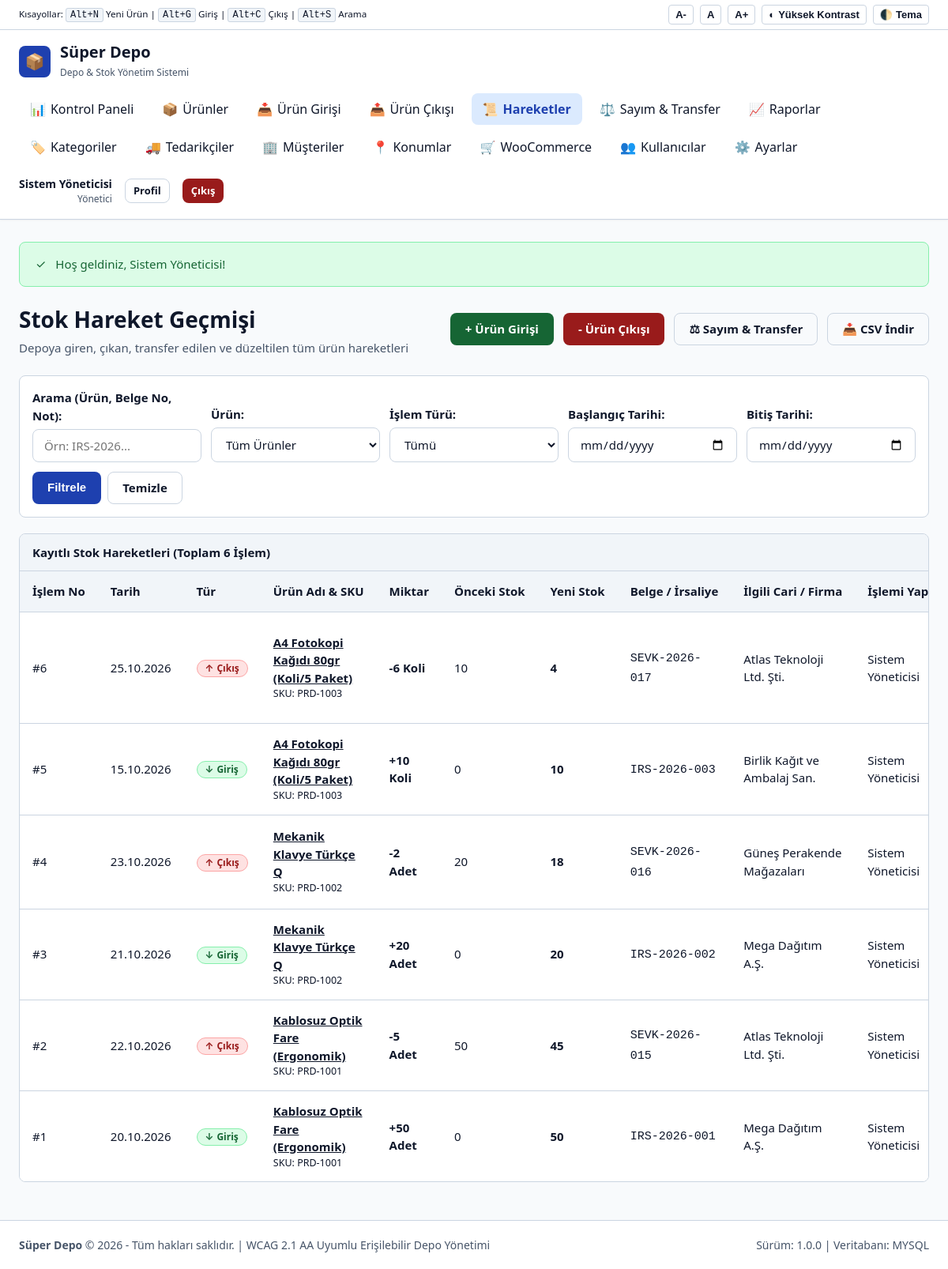
Page /stock-movements.php (signed in) on the committed database.
### tables this page shows
CREATE TABLE stock_movements (
    id INT AUTO_INCREMENT PRIMARY KEY,
    product_id INT NOT NULL,
    movement_type ENUM('in', 'out', 'transfer', 'adjustment') NOT NULL,
    quantity DECIMAL(12, 2) NOT NULL,
    unit_price DECIMAL(12, 2) NOT NULL DEFAULT 0.00,
    previous_stock DECIMAL(12, 2) NOT NULL DEFAULT 0.00,
    current_stock DECIMAL(12, 2) NOT NULL DEFAULT 0.00,
    reference_no VARCHAR(100) NULL,  
    supplier_id INT NULL,
    customer_id INT NULL,
    from_location_id INT NULL,
    to_location_id INT NULL,
    movement_date DATE NOT NULL,
    note TEXT NULL,
    user_id INT NULL,
    created_at TIMESTAMP DEFAULT CURRENT_TIMESTAMP,
    FOREIGN KEY (product_id) REFERENCES products(id) ON DELETE CASCADE,
    FOREIGN KEY (supplier_id) REFERENCES suppliers(id) ON DELETE SET NULL,
    FOREIGN KEY (customer_id) REFERENCES customers(id) ON DELETE SET NULL,
    FOREIGN KEY (from_location_id) REFERENCES locations(id) ON DELETE SET NULL,
    FOREIGN KEY (to_location_id) REFERENCES locations(id) ON DELETE SET NULL,
    FOREIGN KEY (user_id) REFERENCES users(id) ON DELETE SET NULL,
    INDEX idx_movements_date (movement_date),
    INDEX idx_movements_type (movement_type),
    INDEX idx_movements_product (product_id)
);

CREATE TABLE products (
    id INT AUTO_INCREMENT PRIMARY KEY,
    sku VARCHAR(50) NOT NULL UNIQUE,
    barcode VARCHAR(100) NULL UNIQUE,
    name VARCHAR(200) NOT NULL,
    category_id INT NULL,
    location_id INT NULL,
    unit VARCHAR(30) NOT NULL DEFAULT 'Adet',
    purchase_price DECIMAL(12, 2) NOT NULL DEFAULT 0.00,
    sale_price DECIMAL(12, 2) NOT NULL DEFAULT 0.00,
    stock_quantity DECIMAL(12, 2) NOT NULL DEFAULT 0.00,
    min_stock_level DECIMAL(12, 2) NOT NULL DEFAULT 5.00,
    description TEXT NULL,
    is_active TINYINT(1) NOT NULL DEFAULT 1,
    created_at TIMESTAMP DEFAULT CURRENT_TIMESTAMP,
    updated_at TIMESTAMP DEFAULT CURRENT_TIMESTAMP ON UPDATE CURRENT_TIMESTAMP,
    FOREIGN KEY (category_id) REFERENCES categories(id) ON DELETE SET NULL,
    FOREIGN KEY (location_id) REFERENCES locations(id) ON DELETE SET NULL,
    INDEX idx_products_sku (sku),
    INDEX idx_products_barcode (barcode),
    INDEX idx_products_category (category_id),
    INDEX idx_products_stock (stock_quantity, min_stock_level)
);

CREATE TABLE customers (
    id INT AUTO_INCREMENT PRIMARY KEY,
    name VARCHAR(150) NOT NULL,
    contact_person VARCHAR(100) NULL,
    phone VARCHAR(30) NULL,
    email VARCHAR(100) NULL,
    tax_number VARCHAR(50) NULL,
    address TEXT NULL,
    notes TEXT NULL,
    is_active TINYINT(1) NOT NULL DEFAULT 1,
    created_at TIMESTAMP DEFAULT CURRENT_TIMESTAMP
);

CREATE TABLE users (
    id INT AUTO_INCREMENT PRIMARY KEY,
    username VARCHAR(50) NOT NULL UNIQUE,
    email VARCHAR(100) NOT NULL UNIQUE,
    password_hash VARCHAR(255) NOT NULL,
    full_name VARCHAR(100) NOT NULL,
    role ENUM('admin', 'manager', 'staff') NOT NULL DEFAULT 'staff',
    is_active TINYINT(1) NOT NULL DEFAULT 1,
    created_at TIMESTAMP DEFAULT CURRENT_TIMESTAMP,
    updated_at TIMESTAMP DEFAULT CURRENT_TIMESTAMP ON UPDATE CURRENT_TIMESTAMP
);

CREATE TABLE suppliers (
    id INT AUTO_INCREMENT PRIMARY KEY,
    name VARCHAR(150) NOT NULL,
    contact_person VARCHAR(100) NULL,
    phone VARCHAR(30) NULL,
    email VARCHAR(100) NULL,
    tax_number VARCHAR(50) NULL,
    address TEXT NULL,
    notes TEXT NULL,
    is_active TINYINT(1) NOT NULL DEFAULT 1,
    created_at TIMESTAMP DEFAULT CURRENT_TIMESTAMP
);

### stock-movements.php (the view, shortened to what this page needs)
<?php
require_once __DIR__ . '/includes/header.php';
$db = get_db();
$start_date = trim($_GET['start_date'] ?? '');
$end_date = trim($_GET['end_date'] ?? '');
$search = trim($_GET['search'] ?? '');
$page = max(1, (int)($_GET['page'] ?? 1));
$per_page = 20;
$offset = ($page - 1) * $per_page;
$where = ['1=1'];
$params = [];
$where_clause = implode(' AND ', $where);
$count_stmt = $db->prepare("SELECT COUNT(*) FROM stock_movements sm
                            JOIN products p ON sm.product_id = p.id
                            WHERE {$where_clause}");
$count_stmt->execute($params);
$total_movements = (int)$count_stmt->fetchColumn();
$query = "SELECT sm.*, p.name as product_name, p.sku, p.unit, u.full_name as user_name,
                 s.name as supplier_name, c.name as customer_name
          FROM stock_movements sm
          JOIN products p ON sm.product_id = p.id
          LEFT JOIN users u ON sm.user_id = u.id
          LEFT JOIN suppliers s ON sm.supplier_id = s.id
          LEFT JOIN customers c ON sm.customer_id = c.id
          WHERE {$where_clause}
          ORDER BY sm.id DESC
          LIMIT {$per_page} OFFSET {$offset}";
$stmt = $db->prepare($query);
$stmt->execute($params);
$movements = $stmt->fetchAll();
?>
<div class="page-header">
    <div>
        <h1 class="page-title">Stok Hareket Geçmişi</h1>
        <p class="page-subtitle">Depoya giren, çıkan, transfer edilen ve düzeltilen tüm ürün hareketleri</p>
    </div>
    <div class="page-actions">
        <a href="stock-in.php" class="btn btn-success">+ Ürün Girişi</a>
        <a href="stock-out.php" class="btn btn-danger">- Ürün Çıkışı</a>
        <a href="stock-adjustment.php" class="btn btn-outline">⚖ Sayım & Transfer</a>
        <a href="reports.php?export=movements_csv<?= !empty($_GET) ? '&' . http_build_query($_GET) : '' ?>" class="btn btn-outline" title="CSV olarak indir">
            📥 CSV İndir
        </a>
    </div>
</div>
<form method="GET" action="stock-movements.php" class="filter-bar" role="search" aria-label="Hareket Filtreleri">
    <div class="form-group">
        <label for="search" class="form-label">Arama (Ürün, Belge No, Not):</label>
        <input type="text" id="search" name="search" class="form-control" value="<?= e($search) ?>" placeholder="Örn: IRS-2026...">
    </div>
    <div class="form-group">
        <label for="product_id" class="form-label">Ürün:</label>
        <select id="product_id" name="product_id" class="form-control">
            <option value="">Tüm Ürünler</option>
        </select>
    </div>
    <div class="form-group">
        <label for="movement_type" class="form-label">İşlem Türü:</label>
        <select id="movement_type" name="movement_type" class="form-control">
            <option value="">Tümü</option>
        </select>
    </div>
    <div class="form-group">
        <label for="start_date" class="form-label">Başlangıç Tarihi:</label>
        <input type="date" id="start_date" name="start_date" class="form-control" value="<?= e($start_date) ?>">
    </div>
    <div class="form-group">
        <label for="end_date" class="form-label">Bitiş Tarihi:</label>
        <input type="date" id="end_date" name="end_date" class="form-control" value="<?= e($end_date) ?>">
    </div>
    <div style="display: flex; gap: 0.5rem; align-items: flex-end;">
        <button type="submit" class="btn btn-primary">Filtrele</button>
        <a href="stock-movements.php" class="btn btn-outline">Temizle</a>
    </div>
</form>
<div class="table-responsive">
    <table class="data-table" aria-label="Stok Hareketleri Listesi">
        <caption>Kayıtlı Stok Hareketleri (Toplam <?= format_number($total_movements, 0) ?> İşlem)</caption>
        <thead>
            <tr>
                <th scope="col">İşlem No</th>
                <th scope="col">Tarih</th>
                <th scope="col">Tür</th>
                <th scope="col">Ürün Adı & SKU</th>
                <th scope="col">Miktar</th>
                <th scope="col">Önceki Stok</th>
                <th scope="col">Yeni Stok</th>
                <th scope="col">Belge / İrsaliye</th>
                <th scope="col">İlgili Cari / Firma</th>
                <th scope="col">İşlemi Yapan</th>
            </tr>
        </thead>
        <tbody>
            <?php if (empty($movements)): ?>
            <tr>
                <td colspan="11" style="text-align: center; color: var(--color-text-muted); padding: 2.5rem;">
                    Seçilen kriterlere uygun stok hareketi bulunamadı.
                </td>
            </tr>
            <?php else: ?>
                <?php foreach ($movements as $m): ?>
                <tr>
                    <td>#<?= (int)$m['id'] ?></td>
                    <td><?= format_date($m['movement_date']) ?></td>
                    <td><?= get_movement_badge($m['movement_type']) ?></td>
                    <td>
                        <strong>
                            <a href="product-view.php?id=<?= (int)$m['product_id'] ?>" style="color: inherit;">
                                <?= e($m['product_name']) ?>
                            </a>
                        </strong>
                        <small class="text-muted" style="display: block;">SKU: <?= e($m['sku']) ?></small>
                    </td>
                    <td>
                        <strong>
                            <?= ($m['movement_type'] === 'in' ? '+' : ($m['movement_type'] === 'out' ? '-' : '')) . format_number($m['quantity']) ?> <?= e($m['unit']) ?>
                        </strong>
                    </td>
                    <td><?= format_number($m['previous_stock']) ?></td>
                    <td><strong><?= format_number($m['current_stock']) ?></strong></td>
                    <td><code><?= e($m['reference_no'] ?: '-') ?></code></td>
                    <td><?= e($m['supplier_name'] ?: ($m['customer_name'] ?: '-')) ?></td>
                    <td><?= e($m['user_name'] ?: 'Sistem') ?></td>
                </tr>
                <?php endforeach; ?>
            <?php endif; ?>
        </tbody>
    </table>
</div>
<?php require_once __DIR__ . '/includes/footer.php'; ?>

### includes/functions.php (shortened to what this page needs)
<?php
function e(?string $str): string {
    return htmlspecialchars((string)($str ?? ''), ENT_QUOTES, 'UTF-8');
}
function format_number(float|int|string $number, int $decimals = 2): string {
    $num = (float)$number;
    if (floor($num) == $num) {
        return number_format($num, 0, ',', '.');
    }
    return number_format($num, $decimals, ',', '.');
}
function format_date(?string $date, string $format = 'd.m.Y'): string {
    $time = strtotime($date);
    return $time ? date($format, $time) : '-';
}
function get_movement_badge(string $type): string {
    switch ($type) {
        case 'in':
            return '<span class="badge badge-success" role="status" aria-label="Stok Girişi: Depoya ürün eklendi"><span class="badge-icon" aria-hidden="true">↓</span> Giriş</span>';
        case 'out':
            return '<span class="badge badge-danger" role="status" aria-label="Stok Çıkışı: Depodan ürün sevk edildi"><span class="badge-icon" aria-hidden="true">↑</span> Çıkış</span>';
    }
}

### assets/css/style.css (style rules this page uses)
:root { --font-base: system-ui, -apple-system, BlinkMacSystemFont, 'Segoe UI', Roboto, Helvetica, Arial, sans-serif; --font-size-base: 1rem; --line-height: 1.5; --color-bg: #f8fafc; --color-surface: #ffffff; --color-surface-hover: #f1f5f9; --color-border: #cbd5e1; --color-border-focus: #0f172a; --color-text: #0f172a; --color-text-muted: #475569; --color-text-light: #ffffff; --color-primary: #1e40af; --color-primary-hover: #1e3a8a; --color-primary-light: #dbeafe; --color-success: #166534; --color-success-bg: #dcfce7; --color-success-border: #86efac; --color-warning: #92400e; --color-warning-bg: #fef3c7; --color-warning-border: #fcd34d; --color-danger: #991b1b; --color-danger-bg: #fee2e2; --color-danger-border: #fca5a5; --color-info: #075985; --color-info-bg: #e0f2fe; --color-info-border: #7dd3fc; --focus-ring: 3px solid #2563eb; --focus-offset: 2px; --radius-sm: 4px; --radius-md: 8px; --radius-lg: 12px; --shadow-sm: 0 1px 2px 0 rgb(0 0 0 / 0.05); --shadow-md: 0 4px 6px -1px rgb(0 0 0 / 0.1), 0 2px 4px -2px rgb(0 0 0 / 0.1); --shadow-lg: 0 10px 15px -3px rgb(0 0 0 / 0.1); }
*, *::before, *::after { box-sizing: border-box; margin: 0; padding: 0; }
html { font-size: var(--font-size-base); scroll-behavior: smooth; }
body { font-family: var(--font-base); line-height: var(--line-height); color: var(--color-text); background-color: var(--color-bg); min-height: 100vh; display: flex; flex-direction: column; }
.page-header { display: flex; justify-content: space-between; align-items: center; flex-wrap: wrap; gap: 1rem; margin-bottom: 1.5rem; }
.page-title { font-size: 1.75rem; font-weight: 700; color: var(--color-text); }
.page-subtitle { color: var(--color-text-muted); font-size: 0.9375rem; margin-top: 0.25rem; }
.page-actions { display: flex; gap: 0.75rem; flex-wrap: wrap; }
.btn { display: inline-flex; align-items: center; justify-content: center; gap: 0.5rem; padding: 0.625rem 1.125rem; font-size: 0.9375rem; font-weight: 600; border-radius: var(--radius-md); border: 1px solid transparent; cursor: pointer; text-decoration: none; transition: all 0.15s ease; line-height: 1.25; }
.btn-primary { background-color: var(--color-primary); color: #ffffff; }
.btn-success { background-color: var(--color-success); color: #ffffff; }
.btn-danger { background-color: var(--color-danger); color: #ffffff; }
.btn-outline { background-color: transparent; border-color: var(--color-border); color: var(--color-text); }
.form-group { margin-bottom: 1.25rem; }
.form-label { display: block; font-weight: 600; font-size: 0.9375rem; margin-bottom: 0.375rem; color: var(--color-text); }
.form-control { width: 100%; padding: 0.625rem 0.875rem; font-size: 0.9375rem; font-family: inherit; color: var(--color-text); background-color: var(--color-surface); border: 1px solid var(--color-border); border-radius: var(--radius-md); transition: border-color 0.15s ease; }
.filter-bar { background: var(--color-surface); border: 1px solid var(--color-border); border-radius: var(--radius-md); padding: 1rem; margin-bottom: 1.25rem; display: flex; flex-wrap: wrap; gap: 0.75rem; align-items: flex-end; }
.filter-bar .form-group { margin-bottom: 0; flex: 1; min-width: 180px; }
.table-responsive { width: 100%; overflow-x: auto; border: 1px solid var(--color-border); border-radius: var(--radius-md); background: var(--color-surface); margin-bottom: 1.25rem; }
.data-table { width: 100%; border-collapse: collapse; text-align: left; font-size: 0.9375rem; }
.data-table caption { padding: 0.75rem 1rem; font-weight: 700; text-align: left; caption-side: top; color: var(--color-text); background-color: var(--color-surface-hover); border-bottom: 1px solid var(--color-border); }
.data-table th, .data-table td { padding: 0.875rem 1rem; border-bottom: 1px solid var(--color-border); vertical-align: middle; }
.data-table th { background-color: var(--color-surface-hover); color: var(--color-text); font-weight: 600; white-space: nowrap; }
.data-table tbody tr:last-child td { border-bottom: none; }
.badge { display: inline-flex; align-items: center; gap: 4px; padding: 0.25rem 0.625rem; border-radius: 9999px; font-size: 0.75rem; font-weight: 700; line-height: 1; white-space: nowrap; }
.badge-success { background: var(--color-success-bg); color: var(--color-success); border: 1px solid var(--color-success-border); }
.badge-danger { background: var(--color-danger-bg); color: var(--color-danger); border: 1px solid var(--color-danger-border); }

### rows in the picture
stock_movements: id "6", movement_date "25.10.2026", movement_type "Çıkış", product.name "A4 Fotokopi Kağıdı 80gr (Koli/5 Paket)", product.sku "PRD-1003", quantity "6", product.unit "Koli", previous_stock "10", current_stock "4", reference_no "SEVK-2026-017", customer.name "Atlas Teknoloji Ltd. Şti.", user.full_name "Sistem Yöneticisi"
stock_movements: id "5", movement_date "15.10.2026", movement_type "Giriş", product.name "A4 Fotokopi Kağıdı 80gr (Koli/5 Paket)", product.sku "PRD-1003", quantity "10", product.unit "Koli", previous_stock "0", current_stock "10", reference_no "IRS-2026-003", supplier.name "Birlik Kağıt ve Ambalaj San.", user.full_name "Sistem Yöneticisi"
stock_movements: id "4", movement_date "23.10.2026", movement_type "Çıkış", product.name "Mekanik Klavye Türkçe Q", product.sku "PRD-1002", quantity "2", product.unit "Adet", previous_stock "20", current_stock "18", reference_no "SEVK-2026-016", customer.name "Güneş Perakende Mağazaları", user.full_name "Sistem Yöneticisi"
stock_movements: id "3", movement_date "21.10.2026", movement_type "Giriş", product.name "Mekanik Klavye Türkçe Q", product.sku "PRD-1002", quantity "20", product.unit "Adet", previous_stock "0", current_stock "20", reference_no "IRS-2026-002", supplier.name "Mega Dağıtım A.Ş.", user.full_name "Sistem Yöneticisi"
stock_movements: id "2", movement_date "22.10.2026", movement_type "Çıkış", product.name "Kablosuz Optik Fare (Ergonomik)", product.sku "PRD-1001", quantity "5", product.unit "Adet", previous_stock "50", current_stock "45", reference_no "SEVK-2026-015", customer.name "Atlas Teknoloji Ltd. Şti.", user.full_name "Sistem Yöneticisi"
stock_movements: id "1", movement_date "20.10.2026", movement_type "Giriş", product.name "Kablosuz Optik Fare (Ergonomik)", product.sku "PRD-1001", quantity "50", product.unit "Adet", previous_stock "0", current_stock "50", reference_no "IRS-2026-001", supplier.name "Mega Dağıtım A.Ş.", user.full_name "Sistem Yöneticisi"

### other values in the picture
APP_NAME "Süper Depo"
$user['full_name'] "Sistem Yöneticisi"
$flash['message'] "Hoş geldiniz, Sistem Yöneticisi!"
format_number($total_movements, 0) "6"
APP_VERSION "1.0.0"
DB_DRIVER "MYSQL"
